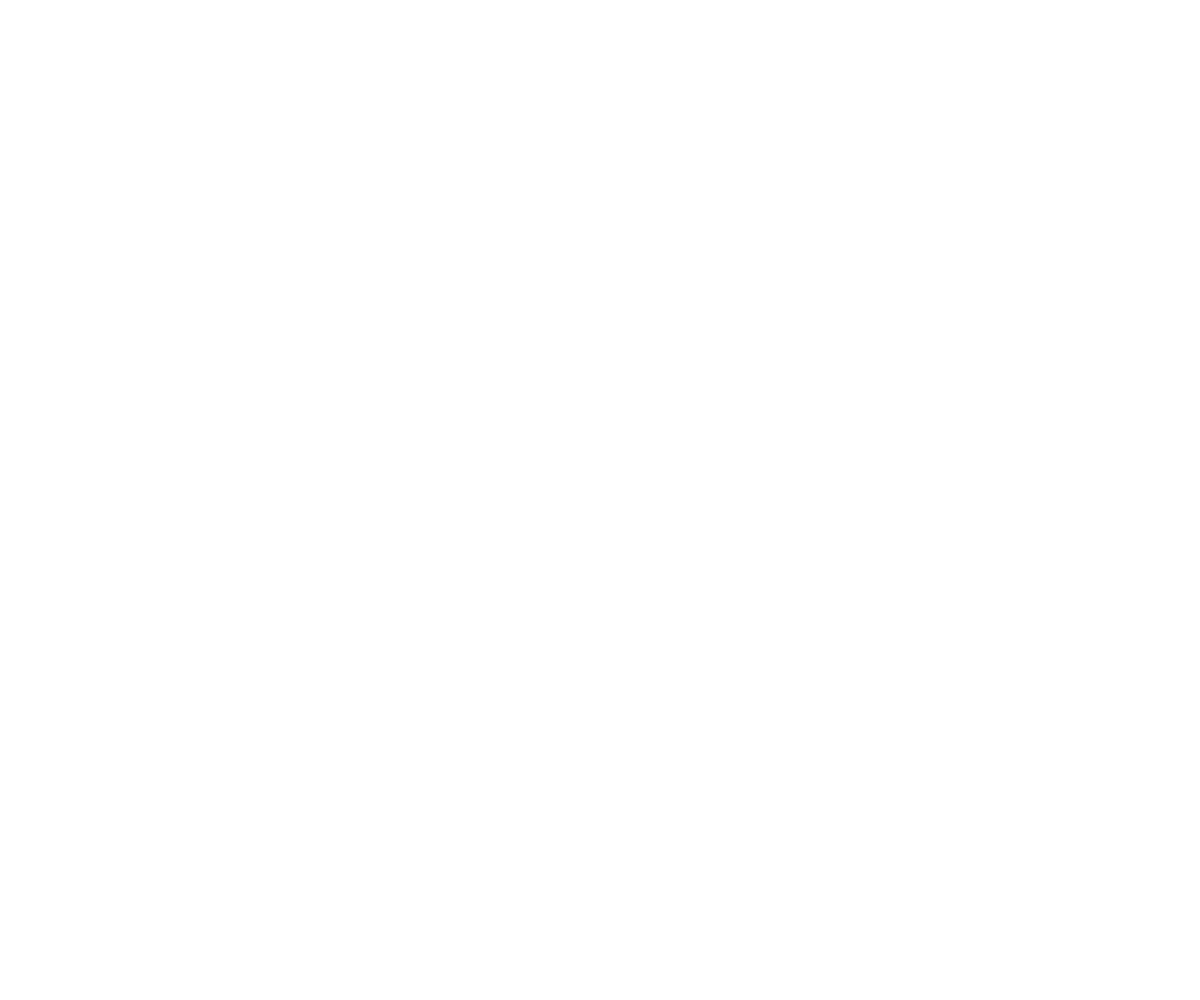
Frame 1 (no input)
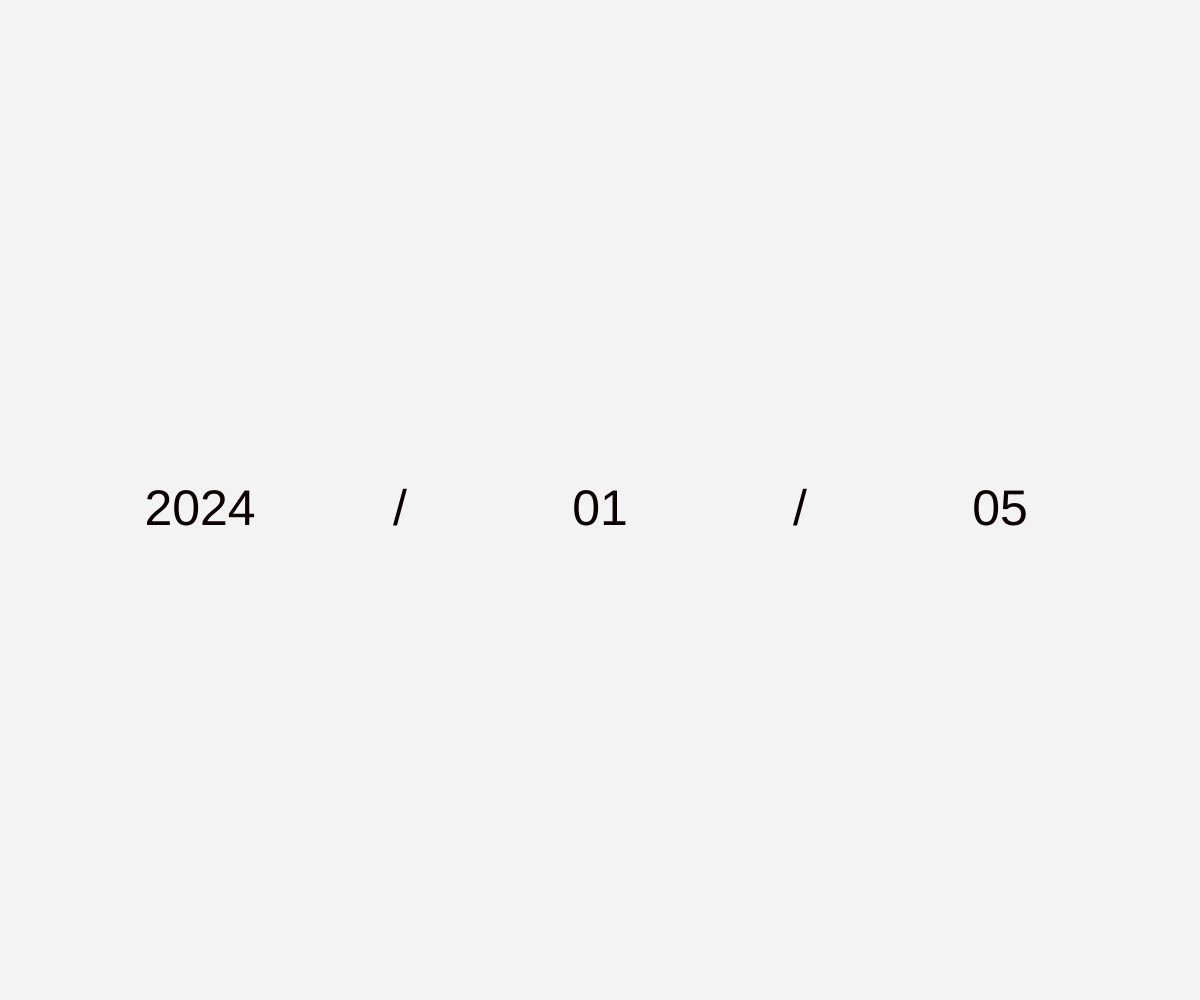
Frame 60 (no input)
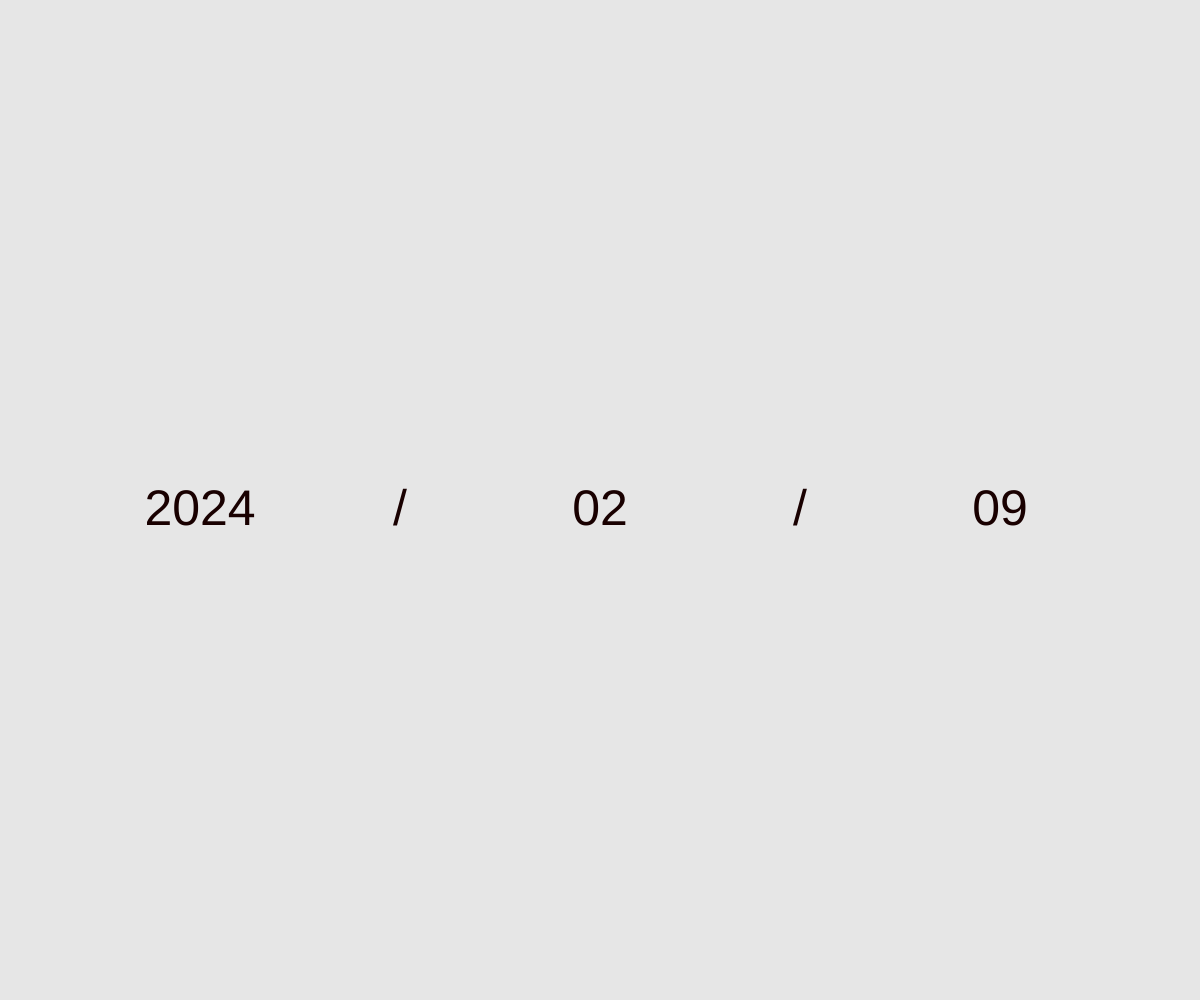
Frame 120 (the mouse pressed at the canvas centre since frame 60)

The p5.js sketch that drew these frames (run headless with seeded random() and noise() and a simulated clock; from frame 60 on, the mouse is pressed at the canvas centre):

// p5.js sketch
// ── sketch.js
function setup() {
  createCanvas(windowWidth, windowHeight);
  lifeYears = 1//floor(random(1,80));
  lifeMonths = floor(random(1,12));
  lifeDays = floor(random(1,365));
  totalSteps = lifeYears*12*31+lifeMonths*31+lifeDays;
  d=0;
  m=0;
  y=0;
  counter = 0;
  colour = 255;
  textAlign(CENTER);
}

function draw() {
  frameRate(300);
  if(counter<=totalSteps){
    probability = floor(random(0,5));
    timeToWait = floor(random(0,probability));
    if(timeToWait===0){
      background(255-colour);
      counter++;
      
      d++;
      if(d === 32){
        m++;
        d=1;
        if(m===13){
          y++;
          m=1;
        }
      }
      ytd = 2024+y;
      mtd = m;
      dtd = d;
      if(m<10){
        mtd = "0" + str(m);
      }
      if(d<10){
        dtd = "0" + str(d);
      }
      textSize(50);
      fill(colour,0,0);
      text(ytd, windowWidth/6, height/2+25);//width*1/12,height/2+25);
      text(mtd, windowWidth*3/6, height/2+25);//width*5/12+25,height/2+25);
      text(dtd, windowWidth*5/6, height/2+25);//width*9/12+25,height/2+25);
      text("/", windowWidth*2/6, height/2+25);//width*2/3,height/2+25);
      text("/", windowWidth*4/6, height/2+25);//width*1/3,height/2+25);
      
      if(counter > totalSteps/2){
        textSize(15);
        fill(colour);
        text("time never seems to pass the same",windowWidth*1/2,height-100);

      }
      colour = floor(counter*255/totalSteps);
    }
    
  }
  else{
    frameRate(0.3);
    background(0);
    fill(255,0,0);
    textSize(50);
    text("IT'S OVER.",windowWidth/2,height/2+25);
    fill(255);
    textSize(15);
    text("would you play again?",windowWidth/2,height-100);
    counter = 0;
  }
}
